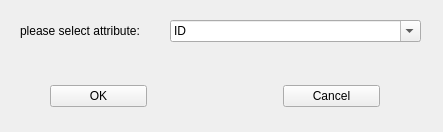
<?xml version="1.0" encoding="UTF-8"?>
<ui version="4.0">
 <class>Select</class>
 <widget class="QWidget" name="Select">
  <property name="geometry">
   <rect>
    <x>0</x>
    <y>0</y>
    <width>443</width>
    <height>132</height>
   </rect>
  </property>
  <property name="minimumSize">
   <size>
    <width>443</width>
    <height>132</height>
   </size>
  </property>
  <property name="maximumSize">
   <size>
    <width>443</width>
    <height>132</height>
   </size>
  </property>
  <property name="windowTitle">
   <string>Selection by Value</string>
  </property>
  <widget class="QWidget" name="layoutWidget">
   <property name="geometry">
    <rect>
     <x>50</x>
     <y>80</y>
     <width>330</width>
     <height>33</height>
    </rect>
   </property>
   <layout class="QHBoxLayout">
    <property name="spacing">
     <number>6</number>
    </property>
    <property name="leftMargin">
     <number>0</number>
    </property>
    <property name="topMargin">
     <number>0</number>
    </property>
    <property name="rightMargin">
     <number>0</number>
    </property>
    <property name="bottomMargin">
     <number>0</number>
    </property>
    <item>
     <widget class="QPushButton" name="okButton">
      <property name="text">
       <string>OK</string>
      </property>
     </widget>
    </item>
    <item>
     <spacer>
      <property name="orientation">
       <enum>Qt::Horizontal</enum>
      </property>
      <property name="sizeType">
       <enum>QSizePolicy::Fixed</enum>
      </property>
      <property name="sizeHint" stdset="0">
       <size>
        <width>130</width>
        <height>10</height>
       </size>
      </property>
     </spacer>
    </item>
    <item>
     <widget class="QPushButton" name="cancelButton">
      <property name="text">
       <string>Cancel</string>
      </property>
     </widget>
    </item>
   </layout>
  </widget>
  <widget class="QComboBox" name="comboBox">
   <property name="geometry">
    <rect>
     <x>170</x>
     <y>20</y>
     <width>251</width>
     <height>22</height>
    </rect>
   </property>
   <property name="editable">
    <bool>true</bool>
   </property>
   <property name="currentText">
    <string>ID</string>
   </property>
  </widget>
  <widget class="QLabel" name="label_2">
   <property name="geometry">
    <rect>
     <x>20</x>
     <y>20</y>
     <width>151</width>
     <height>21</height>
    </rect>
   </property>
   <property name="text">
    <string>please select attribute:</string>
   </property>
  </widget>
 </widget>
 <resources/>
 <connections/>
</ui>
